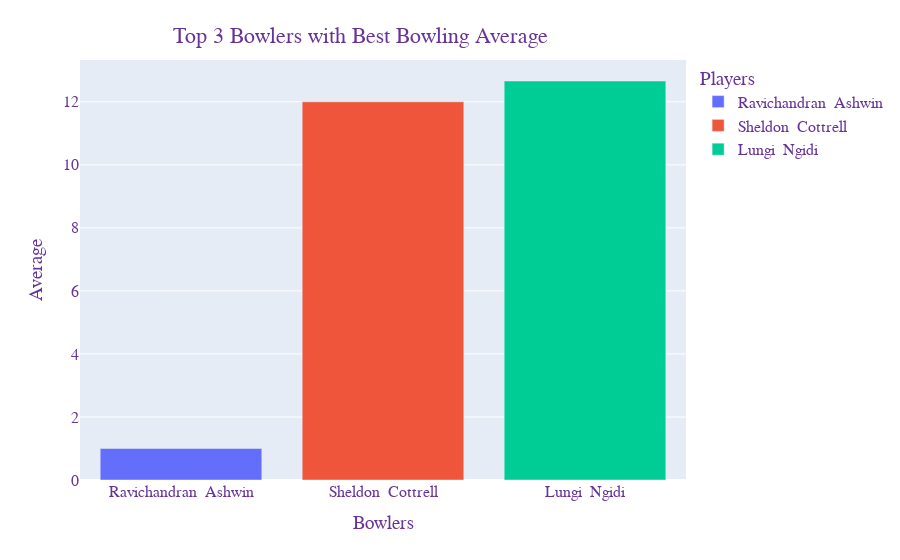

The code cell stored with this chart in its notebook:
### Code cell
fig = px.bar(data_bowl_stats_best_avg, x='PLAYER', y='Avg',opacity=0.9, hover_data=['Position','PLAYER', 'Avg'], color='PLAYER')

fig.update_layout(xaxis_title="Bowlers",
                                yaxis_title="Average",
                                legend_title="Players",
                                font=dict(
                                    family="Arial",
                                    size=16,
                                    color="RebeccaPurple"
                                ))

fig.update_layout(title={'text': "Top 3 Bowlers with Best Bowling Average",
                                        'y':0.95,
                                        'x':0.40,
                                        'xanchor': 'center',
                                        'yanchor': 'top'})

fig.show()

### Figure 1 — Plotly figure (JSON) as saved in the notebook; plotly's stock layout.template omitted (floating-point values rounded to 4 significant figures)
{"data": [{"alignmentgroup": "True", "customdata": [[1, "Ravichandran  Ashwin", "1.00"]], "hovertemplate": "PLAYER=%{customdata[1]}<br>Avg=%{customdata[2]}<br>Position=%{customdata[0]}<extra></extra>", "legendgroup": "Ravichandran  Ashwin", "marker": {"color": "#636efa"}, "name": "Ravichandran  Ashwin", "offsetgroup": "Ravichandran  Ashwin", "orientation": "v", "showlegend": true, "textposition": "auto", "type": "bar", "x": ["Ravichandran  Ashwin"], "xaxis": "x", "y": ["1.00"], "yaxis": "y"}, {"alignmentgroup": "True", "customdata": [[2, "Sheldon  Cottrell", "12.00"]], "hovertemplate": "PLAYER=%{customdata[1]}<br>Avg=%{customdata[2]}<br>Position=%{customdata[0]}<extra></extra>", "legendgroup": "Sheldon  Cottrell", "marker": {"color": "#EF553B"}, "name": "Sheldon  Cottrell", "offsetgroup": "Sheldon  Cottrell", "orientation": "v", "showlegend": true, "textposition": "auto", "type": "bar", "x": ["Sheldon  Cottrell"], "xaxis": "x", "y": ["12.00"], "yaxis": "y"}, {"alignmentgroup": "True", "customdata": [[3, "Lungi  Ngidi", "12.66"]], "hovertemplate": "PLAYER=%{customdata[1]}<br>Avg=%{customdata[2]}<br>Position=%{customdata[0]}<extra></extra>", "legendgroup": "Lungi  Ngidi", "marker": {"color": "#00cc96"}, "name": "Lungi  Ngidi", "offsetgroup": "Lungi  Ngidi", "orientation": "v", "showlegend": true, "textposition": "auto", "type": "bar", "x": ["Lungi  Ngidi"], "xaxis": "x", "y": ["12.66"], "yaxis": "y"}], "layout": {"barmode": "relative", "font": {"color": "RebeccaPurple", "family": "Arial", "size": 16}, "legend": {"title": {"text": "Players"}, "tracegroupgap": 0}, "margin": {"t": 60}, "title": {"text": "Top 3 Bowlers with Best Bowling Average", "x": 0.4, "xanchor": "center", "y": 0.95, "yanchor": "top"}, "xaxis": {"anchor": "y", "categoryarray": ["Ravichandran  Ashwin", "Sheldon  Cottrell", "Lungi  Ngidi"], "categoryorder": "array", "domain": [0, 1], "title": {"text": "Bowlers"}}, "yaxis": {"anchor": "x", "domain": [0, 1], "title": {"text": "Average"}}}}
